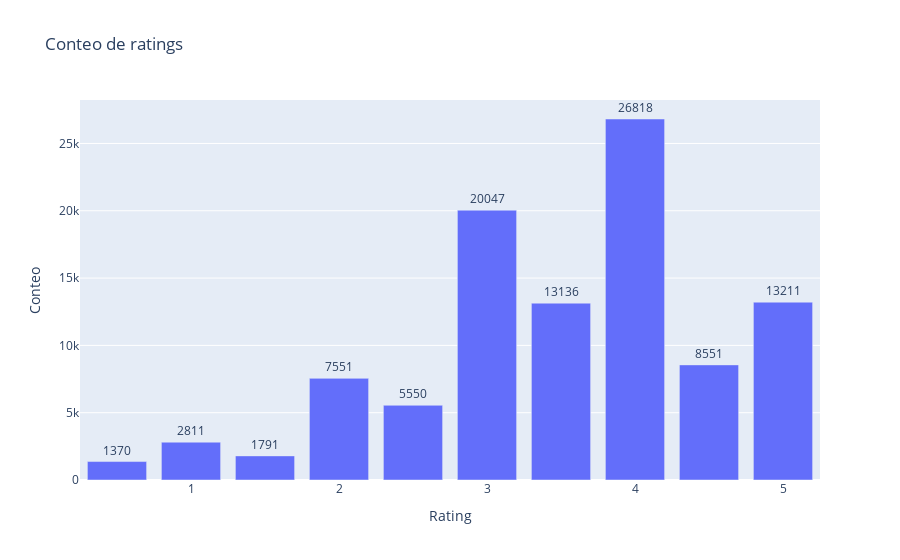

This figure's notebook cell:
### Code cell
# Se imprime histograma con los ratings para verificar su distribución
data  = go.Bar( x=cr.rating,y=cr.conteo, text=cr.conteo, textposition="outside")
Layout=go.Layout(title="Conteo de ratings",xaxis={'title':'Rating'},yaxis={'title':'Conteo'})
go.Figure(data,Layout)

### Figure 1 — Plotly figure (JSON) as saved in the notebook; plotly's stock layout.template omitted (floating-point values rounded to 4 significant figures)
{"data": [{"text": [26818, 20047, 13211, 13136, 8551, 7551, 5550, 2811, 1791, 1370], "textposition": "outside", "type": "bar", "x": [4, 3, 5, 3.5, 4.5, 2, 2.5, 1, 1.5, 0.5], "y": [26818, 20047, 13211, 13136, 8551, 7551, 5550, 2811, 1791, 1370]}], "layout": {"title": {"text": "Conteo de ratings"}, "xaxis": {"title": {"text": "Rating"}}, "yaxis": {"title": {"text": "Conteo"}}}}
